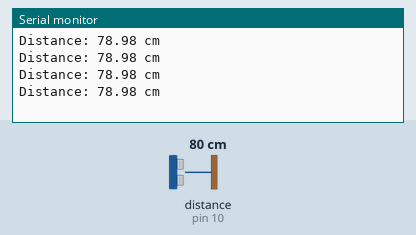
Recording of a sketch running on a simulated Arduino Uno, built with avr-gcc and run on an emulated ATmega328P. Shown: the last lines printed to the serial monitor. Wiring (inferred from the names in the program): ultrasonic range finder: trigger pin 9; echo pin 10. The test bench sets the inputs (shaded band); at power-on: distance to the obstacle (sensor on pin 10) 80 cm. The echo pulse lasts 58.3 µs per cm.

Above: at 1.2 s.
1.3 s: distance to the obstacle (sensor on pin 10) set to 2 cm
At 1.56 s:
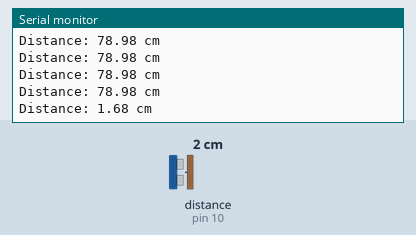
2.8 s: distance to the obstacle (sensor on pin 10) set to 4 cm
At 2.89 s:
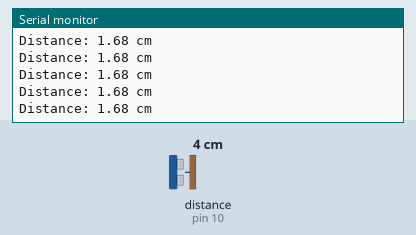
Timing chart, 0 to 5.8 s (numbered marks = the images above; inputs shaded):
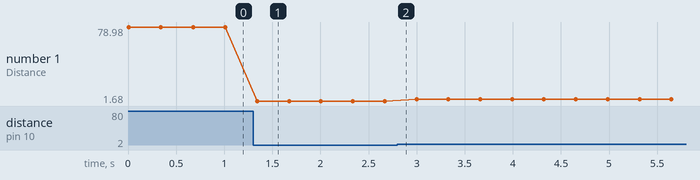

Measured:
- after the input at 1.3 s, the serial monitor: prints a new line at once (image 1)
- plotted number 1: 78.98 → 1.68 after the input at 1.3 s, 1.68 → 3.66 after the input at 2.8 s

The sketch:

HC-SR04.ino
```cpp
// Define the pins for the HC-SR04 sensor
#define TRIG_PIN 9
#define ECHO_PIN 10

void setup() {
  // Start the serial communication
  Serial.begin(9600);

  // Set the trigger pin as output and the echo pin as input
  pinMode(TRIG_PIN, OUTPUT);
  pinMode(ECHO_PIN, INPUT);
}

void loop() {
  // Clear the trigger pin
  digitalWrite(TRIG_PIN, LOW);
  delayMicroseconds(2);

  // Send a 10us pulse to trigger the measurement
  digitalWrite(TRIG_PIN, HIGH);
  delayMicroseconds(10);
  digitalWrite(TRIG_PIN, LOW);

  // Read the echo pin
  long duration = pulseIn(ECHO_PIN, HIGH);

  // Calculate the distance
  float distance = (duration * 0.034) / 2;

  // Print the distance to the Serial Monitor
  Serial.print("Distance: ");
  Serial.print(distance);
  Serial.println(" cm");

  // Wait for a short period before the next measurement
  delay(330);
}
```
